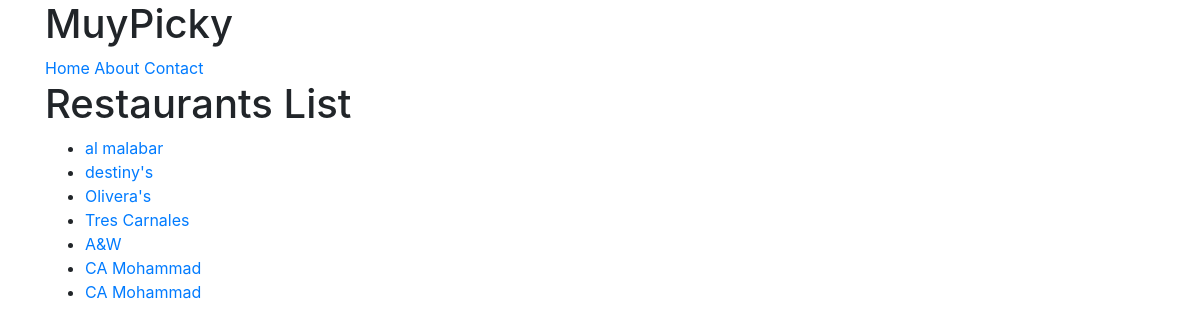
The page /restaurants/ on the database as committed earlier.
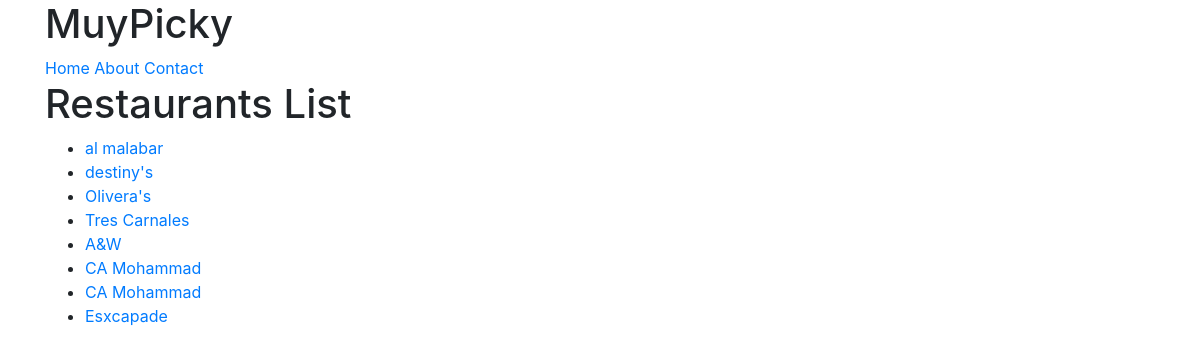
The same page on the database as committed later.
### restaurants/models.py (models this page shows, shortened)
class RestaurantLocation(models.Model):
	name = models.CharField(max_length=120)
	location = models.CharField(max_length=120, null=True, blank=True)
	category = models.CharField(max_length=120, null=True, blank=True)
	timestamp = models.DateTimeField(auto_now_add=True)
	updated = models.DateTimeField(auto_now=True)
	slug = models.SlugField(null=True, blank=True)
	def __str__(self):
		return self.name

### restaurants/views.py (the view)
# urls.py: url(r'^restaurants/$', RestaurantListView.as_view()),
class RestaurantListView(ListView):
	def get_queryset(self):
		slug = self.kwargs.get("slug")
		if slug:
			queryset = RestaurantLocation.objects.filter(
				Q(category__iexact=slug) |
				Q(category__icontains=slug)
			)
		else:
			queryset = RestaurantLocation.objects.all()
		return queryset

### restaurants/templates/restaurants/restaurantlocation_list.html
{% extends "base.html" %}
{% block content %}
<h1>Restaurants List</h1>
<ul>
{% for obj in object_list %}
	<li> <a href="/restaurants/{{ obj.slug }}">{{ obj }}</a></li>
{% endfor %}
</ul>
{% endblock content %}

Rows that differ between the two databases and show on the page:
added RestaurantLocation: name "Esxcapade"
